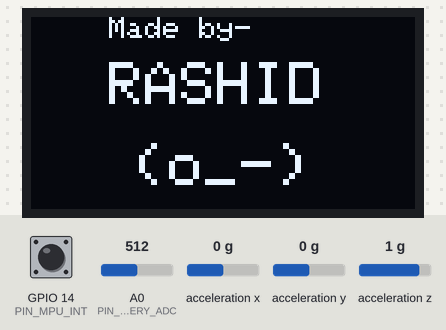
A sketch run on a simulated ESP8266 (NodeMCU). On the bench: 128×64 one-colour display. Wiring (inferred from the names in the program): MPU-6050 motion sensor at I2C address 0x68. The inputs (shaded band) are chosen by the test bench; at power-on: acceleration y 0 g, A0 (PIN_BATTERY_ADC) = 512, GPIO 14 (PIN_MPU_INT) HIGH, acceleration x 0 g, acceleration z 1 g. What the sketch prints to the serial monitor is not drawn.

Above: at 4.0 s.
4.1 s: acceleration y set to -0.8 g
At 6.54 s:
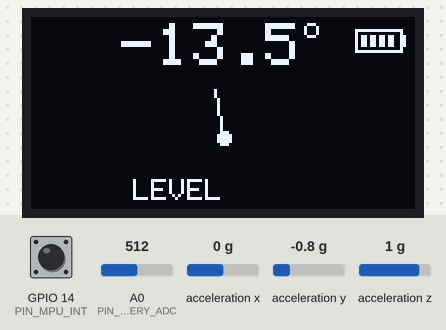
7.1 s: A0 (PIN_BATTERY_ADC) set to 117
10.1 s: GPIO 14 (PIN_MPU_INT) pulled LOW for 0.15 s
At 13.0 s:
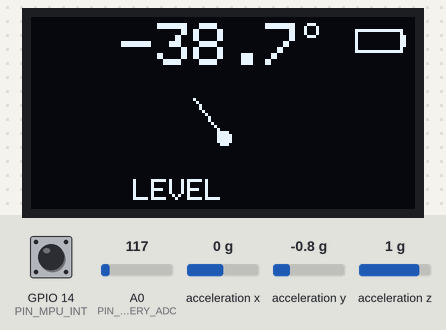
13.2 s: acceleration x set to -0.8 g
At 15.0 s:
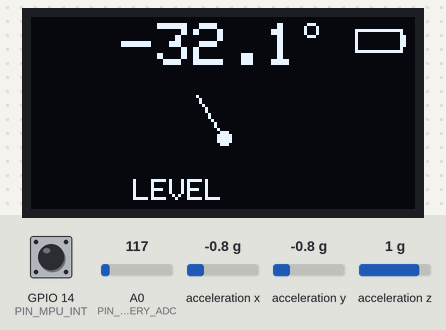
16.2 s: acceleration y set to 0 g
At 17.6 s:
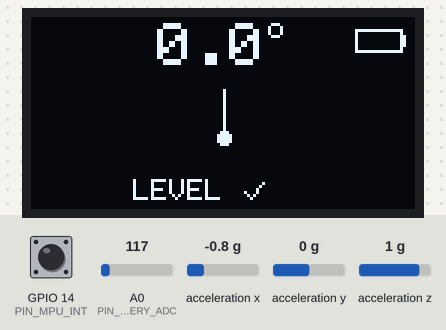
19.2 s: A0 (PIN_BATTERY_ADC) set to 992
At 20.46 s:
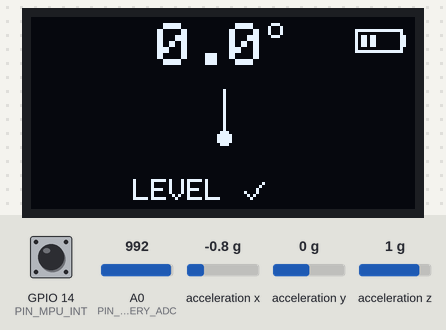
Timing chart, 0 to 22.2 s (numbered marks = the images above; inputs shaded):
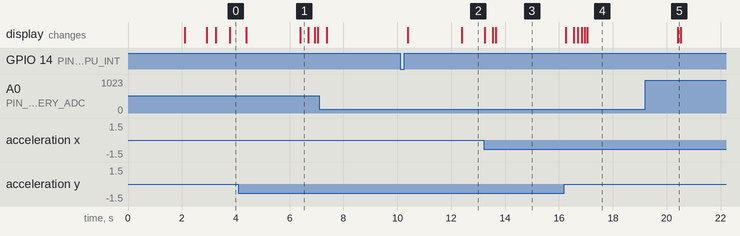

Measured:
- after the input at 13.2 s, the display: first changes after 0.05 s (image 3 shows a later state)
- after the input at 16.2 s, the display: first changes after 0.05 s (image 4 shows a later state)
- after the input at 19.2 s, the display: changes after 1.2 s (image 5)

The sketch:

AngleMeter.ino
```cpp
#include <ESP8266WiFi.h>
#include "config.h"
#include "battery.h"
#include "sensor.h"
#include "animation.h"
#include "sleep.h"
#include "display.h"

extern "C" {
#include "user_interface.h"
}

AngleSensor sensor;
DisplayUI gui;
BatteryMonitor battery;
WakeAnimation anim;
PowerManager power;

volatile bool motionDetected = false;

void IRAM_ATTR handleMotionInterrupt() {
  motionDetected = true;
}

void setup() {

  delay(2000);  // ESP8266 Stable হওয়ার সময়

  Serial.begin(115200);
  delay(100);

  Serial.println("==============================");
  Serial.println("1. Setup Start");

  WiFi.persistent(false);
  WiFi.mode(WIFI_OFF);
  WiFi.forceSleepBegin();
  delay(1);

  Serial.println("2. WiFi OFF OK");

  pinMode(PIN_MPU_INT, INPUT_PULLUP);
  attachInterrupt(digitalPinToInterrupt(PIN_MPU_INT), handleMotionInterrupt, FALLING);

  Serial.println("3. Interrupt OK");

  battery.begin();
  Serial.println("4. Battery OK");

  Serial.println("5. Starting GUI...");

  if (!gui.begin()) {
    Serial.println("ERROR: GUI INIT FAILED");
    while (true) {
      delay(100);
    }
  }

  Serial.println("6. GUI OK");

  Serial.println("7. Starting Sensor...");

  if (!sensor.begin()) {
    Serial.println("ERROR: SENSOR INIT FAILED");

    gui.getDriver().clearDisplay();
    gui.getDriver().setTextSize(1);
    gui.getDriver().setCursor(20, 28);
    gui.getDriver().print("SENSOR ERROR");
    gui.getDriver().display();

    while (true) {
      delay(100);
    }
  }

  Serial.println("8. Sensor OK");

  anim.start();
  Serial.println("9. Animation Started");

  power.begin();
  Serial.println("10. Power Manager OK");

  Serial.println("===== SETUP COMPLETE =====");
}

void loop() {
  const unsigned long currentMillis = millis();

  if (motionDetected) {
    Serial.println("MOTION DETECTED");
    motionDetected = false;
    power.resetActivity(currentMillis);

    if (power.isSleeping()) {

      sensor.update();

      static float lastWakeAngle = sensor.getRawAngle();

      if (fabs(sensor.getRawAngle() - lastWakeAngle) >= 1.0f) {

        lastWakeAngle = sensor.getRawAngle();

        power.resetActivity(currentMillis);

        gui.getDriver().ssd1306_command(SSD1306_DISPLAYON);

        anim.start();
      }

      return;
    }
  }

  power.update(currentMillis, gui.getDriver());

  if (power.isSleeping()) {
    power.prepareForSleep();
    //wifi_fpm_do_post_sleep_work();
    return;
  }

  if (!anim.isFinished()) {
    anim.update(currentMillis, gui.getDriver());
    return;
  }

  static unsigned long lastSensorRead = 0;
  if (currentMillis - lastSensorRead >= INTERVAL_SENSOR_MS) {
    lastSensorRead = currentMillis;
    sensor.update();

    static float lastActiveAngle = 0.0f;
    if (fabs(sensor.getRawAngle() - lastActiveAngle) >= 0.1f) {
      lastActiveAngle = sensor.getFilteredAngle();
      power.resetActivity(currentMillis);
    }
  }

  battery.update(currentMillis);

  static unsigned long lastNeedleFrame = 0;
  if (currentMillis - lastNeedleFrame >= INTERVAL_NEEDLE_MS) {
    lastNeedleFrame = currentMillis;
    gui.render(
      sensor.getRawAngle(),
      sensor.isLevel(),
      battery);
  }
}
```

animation.cpp
```cpp
#include "animation.h"

WakeAnimation::WakeAnimation()
  : _currentState(ANIM_IDLE), _stateStartTime(0), _isFinished(true) {}

void WakeAnimation::start() {
  _currentState = ANIM_SLEEPY;
  _stateStartTime = millis();
  _isFinished = false;
}

bool WakeAnimation::isFinished() const {
  return _isFinished;
}

void WakeAnimation::renderFace(Adafruit_SSD1306& display, const char* str) {

  display.clearDisplay();

  display.setTextColor(SSD1306_WHITE);

  // Made by-
  display.setTextSize(1);
  display.setCursor(26, 0);
  display.print("Made by-");  //Made by- এর position

  // RASHID
  display.setTextSize(2);
  display.setCursor(26, 15);
  display.print("RASHID");  //RASHID এর position

  // Face
  display.setTextSize(2);

  int16_t x1, y1;
  uint16_t w, h;

  display.getTextBounds(str, 0, 0, &x1, &y1, &w, &h);

  display.setCursor((128 - w) / 2, 42);
  display.print(str);

  display.display();
}

void WakeAnimation::update(unsigned long currentMillis, Adafruit_SSD1306& display) {
  if (_isFinished) return;

  const unsigned long elapsed = currentMillis - _stateStartTime;

  switch (_currentState) {
    case ANIM_SLEEPY:
      renderFace(display, "(-_-)");
      if (elapsed >= 300) {
        _currentState = ANIM_EYES_OPEN;
        _stateStartTime = currentMillis;
      }
      break;

    case ANIM_EYES_OPEN:
      renderFace(display, "(o_o)");
      if (elapsed >= 500) {
        _currentState = ANIM_BLINK;
        _stateStartTime = currentMillis;
      }
      break;

    case ANIM_BLINK:
      renderFace(display, "(o_-)");
      if (elapsed >= 600) {
        _currentState = ANIM_SMILE;
        _stateStartTime = currentMillis;
      }
      break;

    case ANIM_LEFT_OPEN:
      renderFace(display, "(o_o)");
      if (elapsed >= 250) {
        _currentState = ANIM_SMILE;
        _stateStartTime = currentMillis;
      }
      break;

    case ANIM_SMILE:
      renderFace(display, "(^_^)");
      if (elapsed >= 2000) {  /// Intero এর time
        _currentState = ANIM_COMPLETE;
        _isFinished = true;
      }
      break;

    case ANIM_COMPLETE:
    default:
      _isFinished = true;
      break;
  }
}
```

animation.h
```cpp
#ifndef ANIMATION_H
#define ANIMATION_H

#include <Arduino.h>
#include <Adafruit_SSD1306.h>

enum AnimState {
  ANIM_IDLE,
  ANIM_SLEEPY,
  ANIM_EYES_OPEN,
  ANIM_BLINK,
  ANIM_LEFT_OPEN,
  ANIM_SMILE,
  ANIM_COMPLETE
};

class WakeAnimation {
public:
  WakeAnimation();

  void start();
  void update(unsigned long currentMillis, Adafruit_SSD1306& display);
  bool isFinished() const;

private:
  void renderFace(Adafruit_SSD1306& display, const char* str);

  AnimState _currentState;
  unsigned long _stateStartTime;
  bool _isFinished;
};

#endif  // ANIMATION_H
```

battery.cpp
```cpp
#include "battery.h"
#include "config.h"

BatteryMonitor::BatteryMonitor()
  : _currentVoltage(4.2f),
    _percentage(100),
    _activeSegments(4),
    _lastReadTime(0),
    _lastBlinkTime(0),
    _blinkState(true) {}

void BatteryMonitor::begin() {
  pinMode(PIN_BATTERY_ADC, INPUT);

  _currentVoltage = readVoltage();
  _percentage = calculatePercentage(_currentVoltage);
  _activeSegments = (_percentage + 19) / 25;

  Serial.print("Voltage = ");
  Serial.print(_currentVoltage, 2);

  Serial.print("V  Percentage = ");
  Serial.print(_percentage);

  Serial.print("%  Segments = ");
  Serial.println(_activeSegments);
}

float BatteryMonitor::readVoltage() {
  uint32_t rawSum = 0;
  constexpr uint8_t samples = 16;
  for (uint8_t i = 0; i < samples; i++) {
    rawSum += analogRead(PIN_BATTERY_ADC);
  }
  const float rawAvg = static_cast<float>(rawSum) / static_cast<float>(samples);
  Serial.print("ADC = ");
  Serial.println(rawAvg);
  const float pinVoltage = (rawAvg / ADC_RESOLUTION) * ADC_VOLTAGE_REF;
  float batteryVoltage = pinVoltage * BATTERY_DIVIDER_RATIO;
  Serial.print("Ratio = ");
  Serial.println(BATTERY_DIVIDER_RATIO, 3);

  Serial.print("Pin Voltage = ");
  Serial.print(pinVoltage, 3);

  Serial.print("   Battery = ");
  Serial.println(batteryVoltage, 3);

  return batteryVoltage;
}

uint8_t BatteryMonitor::calculatePercentage(float voltage) const {
  if (voltage >= 4.15f) return 100;
  if (voltage <= 3.30f) return 0;

  if (voltage > 4.00f) return 80 + static_cast<uint8_t>((voltage - 4.00f) / 0.15f * 20.0f);
  if (voltage > 3.80f) return 50 + static_cast<uint8_t>((voltage - 3.80f) / 0.20f * 30.0f);
  if (voltage > 3.65f) return 20 + static_cast<uint8_t>((voltage - 3.65f) / 0.15f * 30.0f);
  return static_cast<uint8_t>((voltage - 3.30f) / 0.35f * 20.0f);
}

void BatteryMonitor::update(unsigned long currentMillis) {
  if (currentMillis - _lastReadTime >= INTERVAL_BATTERY_MS) {
    _lastReadTime = currentMillis;
    const float rawV = readVoltage();
    _currentVoltage = (_currentVoltage * 0.8f) + (rawV * 0.2f);
    _percentage = calculatePercentage(_currentVoltage);

    if (_percentage >= 80) _activeSegments = 4;
    else if (_percentage >= 60) _activeSegments = 3;
    else if (_percentage >= 40) _activeSegments = 2;
    else if (_percentage >= 20) _activeSegments = 1;
    else _activeSegments = 0;
  }

  if (_activeSegments == 0) {
    if (currentMillis - _lastBlinkTime >= 500) {
      _lastBlinkTime = currentMillis;
      _blinkState = !_blinkState;
    }
  } else {
    _blinkState = true;
  }
}

uint8_t BatteryMonitor::getPercentage() const {
  return _percentage;
}
float BatteryMonitor::getVoltage() const {
  return _currentVoltage;
}
uint8_t BatteryMonitor::getActiveSegments() const {
  return _activeSegments;
}
bool BatteryMonitor::isLowBattery() const {
  return _activeSegments == 0;
}

void BatteryMonitor::drawIcon(Adafruit_SSD1306& display, int16_t x, int16_t y, bool forceVisible) {
  constexpr int16_t w = 16;
  constexpr int16_t h = 8;

  if (_activeSegments == 0 && !_blinkState && !forceVisible) {
    // Low battery হলে পুরো icon disappear হবে
    display.fillRect(x, y, w + 3, h + 1, SSD1306_BLACK);
    return;
  }

  // অন্য সব অবস্থায় icon clear করে redraw হবে
  display.fillRect(x, y, w + 3, h + 1, SSD1306_BLACK);

  display.drawRect(x, y, w, h, SSD1306_WHITE);
  display.drawFastVLine(x + w, y + 2, 4, SSD1306_WHITE);

  for (uint8_t i = 0; i < _activeSegments; i++) {
    const int16_t segX = x + 2 + (i * 3);
    display.fillRect(segX, y + 2, 2, h - 4, SSD1306_WHITE);
  }
}
```

battery.h
```cpp
#ifndef BATTERY_H
#define BATTERY_H

#include <Arduino.h>
#include <Adafruit_SSD1306.h>

class BatteryMonitor {
public:
  BatteryMonitor();

  void begin();
  void update(unsigned long currentMillis);

  uint8_t getPercentage() const;
  float getVoltage() const;
  uint8_t getActiveSegments() const;
  bool isLowBattery() const;

  void drawIcon(Adafruit_SSD1306& display, int16_t x, int16_t y, bool forceVisible = false);

private:
  float readVoltage();
  uint8_t calculatePercentage(float voltage) const;

  float _currentVoltage;
  uint8_t _percentage;
  uint8_t _activeSegments;
  unsigned long _lastReadTime;
  unsigned long _lastBlinkTime;
  bool _blinkState;
};

#endif  // BATTERY_H
```

display.cpp
```cpp
#include "display.h"
#include <cmath>

namespace {
constexpr float DEG_TO_RAD_FACTOR = 0.017453292519943295f;  // PI / 180.0f

constexpr int16_t CENTER_X = 64;
constexpr int16_t CENTER_Y = 40;       /// Analog angle icon টা উপরে -নিচে করতে
constexpr int16_t NEEDLE_LENGTH = 17;  /// Analog angle icon এর length
constexpr int16_t PIVOT_RADIUS = 2;    /// Analog angle icon এর বল এর আকার

// Sub-pixel movement threshold (in degrees) to trigger needle redraws
constexpr float NEEDLE_ANGLE_THRESHOLD = 0.5f;
}

DisplayUI::DisplayUI()
  : _oled(SCREEN_WIDTH, SCREEN_HEIGHT, &Wire, -1),
    _interpolatedNeedleAngle(0.0f),
    _lastDrawnAngleText(-999.0f),
    _lastDrawnNeedleAngle(-999.0f),
    _lastNeedleX(-1),
    _lastNeedleY(-1),
    _lastDrawnLevel(false),
    _lastDrawnBatterySegments(255),
    _firstRender(true) {}

bool DisplayUI::begin() {
  if (!_oled.begin(SSD1306_SWITCHCAPVCC, OLED_I2C_ADDRESS)) {
    return false;
  }
  _oled.clearDisplay();
  _oled.setTextColor(SSD1306_WHITE);
  _oled.display();
  _firstRender = true;
  return true;
}

Adafruit_SSD1306& DisplayUI::getDriver() {
  return _oled;
}

void DisplayUI::clear() {
  _oled.clearDisplay();
  _firstRender = true;
}

void DisplayUI::drawHeaderAngle(float angle) {
  const float absAngle = fabsf(angle);
  const int32_t totalTenths = static_cast<int32_t>(roundf(absAngle * 10.0f));
  const int32_t wholePart = totalTenths / 10;
  const int32_t fracPart = totalTenths % 10;

  char formattedStr[12];
  snprintf(formattedStr, sizeof(formattedStr), "%s%ld.%ld", (angle < -0.05f) ? "-" : "", (long)wholePart, (long)fracPart);

  _oled.fillRect(0, 0, 128, 18, SSD1306_BLACK);

  _oled.setTextSize(2);
  int16_t x1, y1;
  uint16_t w, h;
  _oled.getTextBounds(formattedStr, 0, 0, &x1, &y1, &w, &h);

  const int16_t cursorX = static_cast<int16_t>((128 - (w + 8)) / 2);

  _oled.setCursor(cursorX, 2);  //Digital angle -> Y
  _oled.print(formattedStr);

  const int16_t degX = cursorX + static_cast<int16_t>(w) + 3;
  _oled.drawCircle(degX, 4, 2, SSD1306_WHITE);  ///Degree icon -> Y
}

void DisplayUI::drawAnalogNeedle(int16_t tipX, int16_t tipY) {
  // Erase previous needle line FIRST in BLACK
  if (_lastNeedleX != -1 && _lastNeedleY != -1) {
    _oled.drawLine(CENTER_X, CENTER_Y, _lastNeedleX, _lastNeedleY, SSD1306_BLACK);
  }

  _lastNeedleX = tipX;
  _lastNeedleY = tipY;

  // Draw NEW needle vector SECOND in WHITE
  _oled.drawLine(CENTER_X, CENTER_Y, tipX, tipY, SSD1306_WHITE);

  // Redraw fixed center pivot ball THIRD
  _oled.fillCircle(CENTER_X, CENTER_Y, PIVOT_RADIUS, SSD1306_WHITE);
}

void DisplayUI::drawFooterStatus(bool isLevel) {
  _oled.fillRect(0, 52, 105, 12, SSD1306_BLACK);

  _oled.setTextSize(1);
  _oled.setCursor(34, 54);

  if (isLevel) {
    _oled.print("LEVEL ");
    const int16_t cx = _oled.getCursorX();
    const int16_t cy = _oled.getCursorY();
    _oled.drawLine(cx + 1, cy + 4, cx + 3, cy + 6, SSD1306_WHITE);
    _oled.drawLine(cx + 3, cy + 6, cx + 7, cy + 1, SSD1306_WHITE);
  } else {
    _oled.print("LEVEL");
  }
}

void DisplayUI::render(float targetAngle, bool isLevel, BatteryMonitor& battery) {
  constexpr float interpolationFactor = 0.35f;
  _interpolatedNeedleAngle += (targetAngle - _interpolatedNeedleAngle) * interpolationFactor;

  const float roundedDisplayedAngle = roundf(_interpolatedNeedleAngle * 10.0f) / 10.0f;

  const bool needleAngleChanged = (fabsf(_interpolatedNeedleAngle - _lastDrawnNeedleAngle) >= NEEDLE_ANGLE_THRESHOLD);

  const float rad = (_interpolatedNeedleAngle - 90.0f) * DEG_TO_RAD_FACTOR;
  const int16_t nextTipX = CENTER_X + static_cast<int16_t>(cosf(rad) * NEEDLE_LENGTH);
  const int16_t nextTipY = CENTER_Y + static_cast<int16_t>(sinf(rad) * NEEDLE_LENGTH);

  const bool angleTextChanged = (fabsf(roundedDisplayedAngle - _lastDrawnAngleText) >= 0.1f);
  const bool levelStateChanged = (isLevel != _lastDrawnLevel);
  const bool batteryChanged = (battery.getActiveSegments() != _lastDrawnBatterySegments);

  if (!_firstRender && !angleTextChanged && !needleAngleChanged && !levelStateChanged && !batteryChanged) {
    return;
  }

  if (_firstRender) {
    _oled.clearDisplay();
  }

  if (_firstRender || angleTextChanged || batteryChanged) {
    drawHeaderAngle(roundedDisplayedAngle);

    battery.drawIcon(_oled, 108, 4, true);

    _lastDrawnAngleText = roundedDisplayedAngle;
    _lastDrawnBatterySegments = battery.getActiveSegments();
  }

  if (_firstRender || needleAngleChanged) {
    drawAnalogNeedle(nextTipX, nextTipY);
    _lastDrawnNeedleAngle = _interpolatedNeedleAngle;
  }

  if (_firstRender || levelStateChanged) {
    drawFooterStatus(isLevel);
    _lastDrawnLevel = isLevel;
  }


  _firstRender = false;
  _oled.display();
}
```

display.h
```cpp
#ifndef DISPLAY_H
#define DISPLAY_H

#include <Arduino.h>
#include <Wire.h>
#include <Adafruit_GFX.h>
#include <Adafruit_SSD1306.h>
#include "config.h"
#include "battery.h"

class DisplayUI {
public:
  DisplayUI();

  bool begin();
  void clear();
  void render(float targetAngle, bool isLevel, BatteryMonitor& battery);

  Adafruit_SSD1306& getDriver();

private:

  void drawHeaderAngle(float angle);
  void drawAnalogNeedle(int16_t tipX, int16_t tipY);
  void drawFooterStatus(bool isLevel);

  Adafruit_SSD1306 _oled;
  float _interpolatedNeedleAngle;

  // Partial redraw & delta cache state
  float _lastDrawnAngleText;
  float _lastDrawnNeedleAngle;
  int16_t _lastNeedleX;
  int16_t _lastNeedleY;
  bool _lastDrawnLevel;
  uint8_t _lastDrawnBatterySegments;
  bool _firstRender;
};

#endif  // DISPLAY_H
```

sensor.h
```cpp
#ifndef SENSOR_H
#define SENSOR_H

#include <Arduino.h>
#include <Wire.h>

class AngleSensor {
public:
  AngleSensor();

  bool begin();
  void update();
  void configureInterrupt();

  float getRawAngle() const;
  float getFilteredAngle() const;
  bool isLevel() const;

private:
  void calibrateAccelerometer();

  int32_t _offsetAx;
  int32_t _offsetAy;
  int32_t _offsetAz;
  float calculatePitch(float ax, float ay, float az) const;

  float _rawAngle;
  float _filteredAngle;
  constexpr static float _alpha = 0.08f;
};

#endif  // SENSOR_H
```

sleep.cpp
```cpp
#include "sleep.h"
#include "config.h"

extern "C" {
#include "user_interface.h"
#include "gpio.h"
}

PowerManager::PowerManager()
  : _lastActivityTime(0), _currentState(POWER_ACTIVE), _currentContrast(255) {}

void PowerManager::begin() {
  _lastActivityTime = millis();
  _currentState = POWER_ACTIVE;
  _currentContrast = 255;
}

void PowerManager::resetActivity(unsigned long currentMillis) {
  _lastActivityTime = currentMillis;
  _currentState = POWER_ACTIVE;
  _currentContrast = 255;
}

PowerState PowerManager::getState() const {
  return _currentState;
}
bool PowerManager::isSleeping() const {
  return _currentState == POWER_SLEEP;
}

void PowerManager::setOledBrightness(Adafruit_SSD1306& display, uint8_t contrast) {
  if (_currentContrast != contrast) {
    _currentContrast = contrast;
    display.ssd1306_command(SSD1306_SETCONTRAST);
    display.ssd1306_command(contrast);
  }
}

void PowerManager::update(unsigned long currentMillis, Adafruit_SSD1306& display) {
  const unsigned long idleTime = currentMillis - _lastActivityTime;

  if (idleTime < TIMEOUT_DIM_START_MS) {
    if (_currentState != POWER_ACTIVE) {
      _currentState = POWER_ACTIVE;
      setOledBrightness(display, 255);
    }
  } else if (idleTime < TIMEOUT_SLEEP_TOTAL_MS) {
    _currentState = POWER_DIMMING;
    const unsigned long dimElapsed = idleTime - TIMEOUT_DIM_START_MS;

    const float linearProgress = (float)dimElapsed / (float)DURATION_DIM_FADE_MS;
    const float gammaProgress = powf(1.0f - linearProgress, 2.2f);

    uint8_t targetContrast = static_cast<uint8_t>(254.0f * gammaProgress) + 1;
    setOledBrightness(display, targetContrast);
  } else {
    if (_currentState != POWER_SLEEP) {
      _currentState = POWER_SLEEP;
      display.ssd1306_command(SSD1306_DISPLAYOFF);
    }
  }
}

void PowerManager::prepareForSleep() {

}
```

Source omitted: sensor.cpp (3783 bytes), sleep.h (621 bytes), config.h (1267 bytes)
